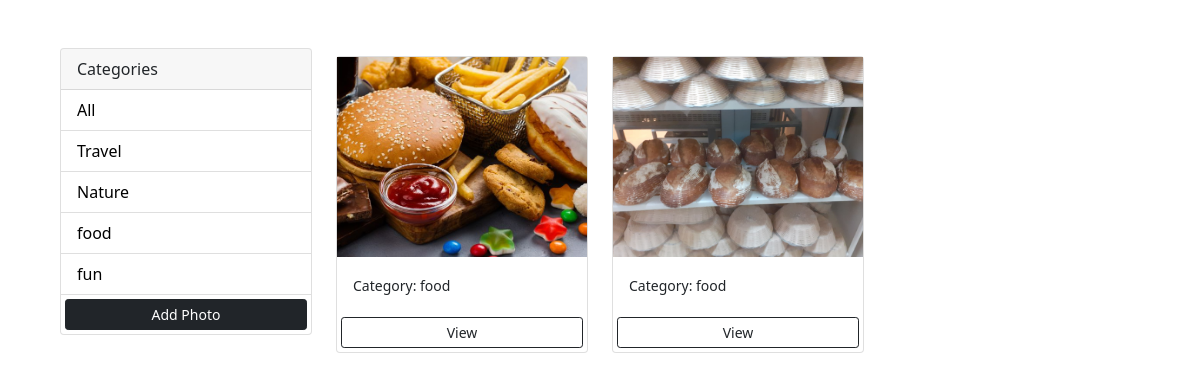
The page /?category=food on the database its author committed.
### photos/models.py (models this page shows, shortened)
class Category(models.Model):
    name = models.CharField(max_length=100, null=False,blank=False)

class Photo(models.Model):
    category = models.ForeignKey(Category,on_delete=models.SET_NULL,null=True,blank=True)
    image = models.ImageField(null=False, blank=False)
    description = models.TextField()

### photos/views.py (the view)
# urls.py: path("", views.gallery, name="gallery"),
def gallery(request):
    category = request.GET.get("category")
    if category == None:
         photos = Photo.objects.all()
    else:
         photos = Photo.objects.filter(category__name__contains=category)
    categories = Category.objects.all()
    context = {'categories' : categories, 'photos' : photos }
    return render(request, 'photos/gallery.html', context)

### photos/templates/photos/gallery.html (shortened to what this page needs)
<!DOCTYPE html>
<html lang="en">
<head>
    <link href="https://cdn.jsdelivr.net/npm/bootstrap@5.0.0-beta2/dist/css/bootstrap.min.css" rel="stylesheet">
</head>
<body class="m-5">
    <div class="container">
        <div class="row">
            <div class="col-md-3">
                <div class="card">
                    <div class="card-header">
                      Categories
                    </div>
                    <ul class="list-group list-group-flush">
                      <li class="list-group-item">
                        <a href="{% url 'gallery'%}">All</a>
                      </li>
                      {% for category in categories %}
                        <li class="list-group-item">
                            <a href="{% url 'gallery'%}?category={{category.name}}">{{category.name}}</a>
                        </li>
                      {% endfor %}
                      <a href="{% url 'add'%}" class="btn btn-block btn-dark btn-sm m-1">Add Photo</a>
                    </ul>
                  </div>
            </div>
            <div class="col-md-9">
                <div class = "row">
                    {% for photo in photos  %}
                    <div class="col-md-4">
                        <div class="card my-2" >
                            <img class="image-thumbail" src="{{photo.image.url}}" alt="Card image cap">
                            <div class="card-body">
                              <small>Category: {{photo.category.name}}</small>
                            </div>
                            <a class="btn btn-outline-dark btn-sm m-1" href="{% url 'photo' photo.id %}">View</a>
                        </div>
                    </div>
                    {% empty %}
                        <h3>No photos...</h3>
                    {% endfor %}
                </div>
            </div>
        </div>
    </div>
</body>
</html>

### photos/templates/photos/gallery.html (style rules this page uses)
.image-thumbail { height: 200px; object-fit: cover; }
.list-group-item a { text-decoration: none; color: black; }

### rows shown on the page
Category: name "Travel"
Category: name "Nature"
Category: name "food"
Category: name "fun"
Photo: image (picture), category.name "food"
Photo: image (picture), category.name "food"
